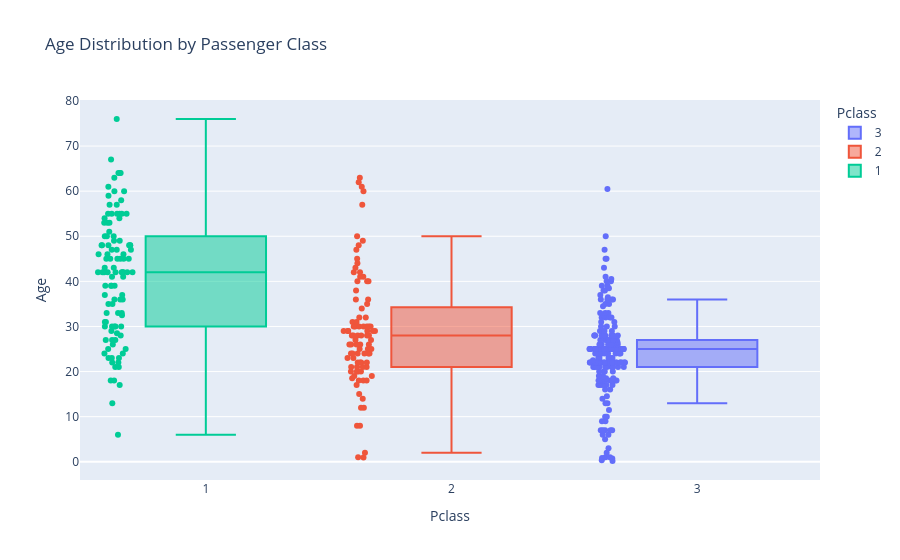
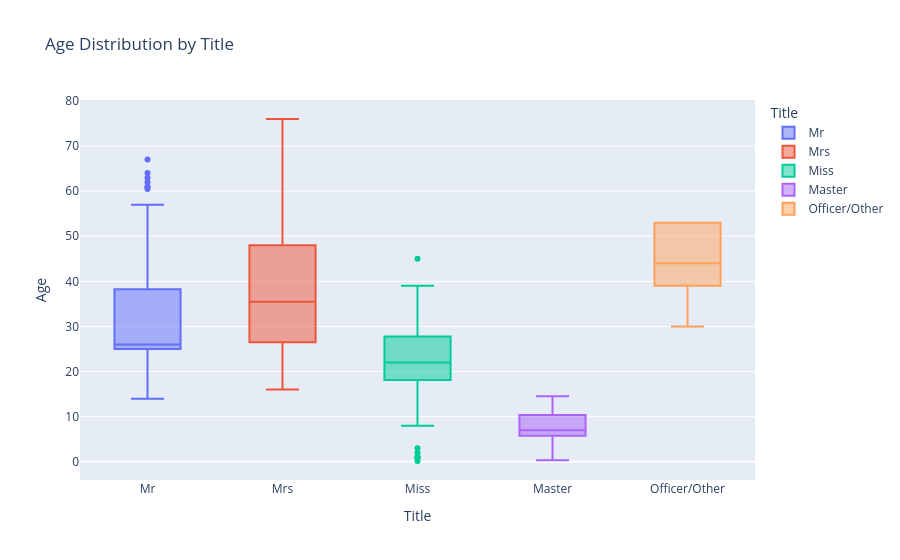

Here is the notebook cell these charts were saved with, in order:
### Code cell
# Age distribution by Passenger Class
fig_age_class = px.box(
    df, 
    x="Pclass", 
    y="Age", 
    color="Pclass",
    title="Age Distribution by Passenger Class",
    points="all"
)
fig_age_class.show()

# Age distribution by Title
fig_age_title = px.box(
    df, 
    x="Title", 
    y="Age", 
    color="Title",
    title="Age Distribution by Title"
)
fig_age_title.show()

### Figure 1 — Plotly figure (JSON) as saved in the notebook; plotly's stock layout.template omitted (floating-point values rounded to 4 significant figures; data arrays with more than 128 entries replaced by an {"elided": "..."} marker saying what was removed)
{"data": [{"alignmentgroup": "True", "boxpoints": "all", "hovertemplate": "Pclass=%{x}<br>Age=%{y}<extra></extra>", "legendgroup": "3", "marker": {"color": "#636efa"}, "name": "3", "notched": false, "offsetgroup": "3", "orientation": "v", "showlegend": true, "type": "box", "x": {"elided": "218 int values"}, "x0": " ", "xaxis": "x", "y": {"elided": "218 float values"}, "y0": " ", "yaxis": "y"}, {"alignmentgroup": "True", "boxpoints": "all", "hovertemplate": "Pclass=%{x}<br>Age=%{y}<extra></extra>", "legendgroup": "2", "marker": {"color": "#EF553B"}, "name": "2", "notched": false, "offsetgroup": "2", "orientation": "v", "showlegend": true, "type": "box", "x": [2, 2, 2, 2, 2, 2, 2, 2, 2, 2, 2, 2, 2, 2, 2, 2, 2, 2, 2, 2, 2, 2, 2, 2, 2, 2, 2, 2, 2, 2, 2, 2, 2, 2, 2, 2, 2, 2, 2, 2, 2, 2, 2, 2, 2, 2, 2, 2, 2, 2, 2, 2, 2, 2, 2, 2, 2, 2, 2, 2, 2, 2, 2, 2, 2, 2, 2, 2, 2, 2, 2, 2, 2, 2, 2, 2, 2, 2, 2, 2, 2, 2, 2, 2, 2, 2, 2, 2, 2, 2, 2, 2, 2], "x0": " ", "xaxis": "x", "y": [62.0, 26.0, 63.0, 24.0, 35.0, 50.0, 24.0, 30.0, 27.0, 20.0, 28.0, 32.0, 29.0, 30.0, 28.0, 2.0, 27.0, 18.5, 41.0, 29.0, 12.0, 42.0, 26.0, 28.0, 30.0, 26.0, 41.0, 15.0, 20.0, 36.0, 30.0, 40.0, 21.0, 40.0, 34.0, 61.0, 8.0, 23.0, 8.0, 25.0, 24.0, 17.0, 60.0, 30.0, 22.0, 36.0, 14.0, 18.0, 45.0, 22.0, 42.0, 29.0, 0.92, 19.0, 29.0, 30.0, 20.0, 28.0, 40.0, 30.0, 22.0, 1.0, 28.0, 43.0, 19.0, 22.0, 26.0, 12.0, 29.0, 21.0, 48.0, 32.0, 25.0, 18.0, 26.0, 24.0, 31.0, 25.0, 18.0, 49.0, 24.0, 31.0, 29.0, 21.0, 44.0, 21.0, 28.0, 24.0, 57.0, 47.0, 38.0, 20.0, 23.0], "y0": " ", "yaxis": "y"}, {"alignmentgroup": "True", "boxpoints": "all", "hovertemplate": "Pclass=%{x}<br>Age=%{y}<extra></extra>", "legendgroup": "1", "marker": {"color": "#00cc96"}, "name": "1", "notched": false, "offsetgroup": "1", "orientation": "v", "showlegend": true, "type": "box", "x": [1, 1, 1, 1, 1, 1, 1, 1, 1, 1, 1, 1, 1, 1, 1, 1, 1, 1, 1, 1, 1, 1, 1, 1, 1, 1, 1, 1, 1, 1, 1, 1, 1, 1, 1, 1, 1, 1, 1, 1, 1, 1, 1, 1, 1, 1, 1, 1, 1, 1, 1, 1, 1, 1, 1, 1, 1, 1, 1, 1, 1, 1, 1, 1, 1, 1, 1, 1, 1, 1, 1, 1, 1, 1, 1, 1, 1, 1, 1, 1, 1, 1, 1, 1, 1, 1, 1, 1, 1, 1, 1, 1, 1, 1, 1, 1, 1, 1, 1, 1, 1, 1, 1, 1, 1, 1, 1], "x0": " ", "xaxis": "x", "y": [46.0, 23.0, 47.0, 55.0, 48.0, 21.0, 48.0, 22.0, 41.0, 30.0, 42.0, 45.0, 45.0, 60.0, 24.0, 28.0, 36.0, 13.0, 47.0, 31.0, 60.0, 28.5, 35.0, 32.5, 55.0, 67.0, 49.0, 27.0, 25.0, 76.0, 43.0, 36.0, 63.0, 36.0, 35.0, 53.0, 33.0, 61.0, 42.0, 42.0, 42.0, 23.0, 29.0, 42.0, 48.0, 48.0, 54.0, 64.0, 37.0, 18.0, 27.0, 42.0, 6.0, 47.0, 42.0, 33.0, 42.0, 57.0, 50.0, 53.0, 21.0, 39.0, 64.0, 48.0, 55.0, 45.0, 41.0, 27.0, 42.0, 46.0, 26.0, 24.0, 42.0, 53.0, 30.0, 64.0, 30.0, 55.0, 55.0, 57.0, 33.0, 39.0, 46.0, 39.0, 30.0, 58.0, 45.0, 50.0, 59.0, 25.0, 45.0, 31.0, 49.0, 54.0, 45.0, 55.0, 23.0, 51.0, 18.0, 48.0, 30.0, 22.0, 17.0, 43.0, 50.0, 37.0, 39.0], "y0": " ", "yaxis": "y"}], "layout": {"boxmode": "overlay", "legend": {"title": {"text": "Pclass"}, "tracegroupgap": 0}, "title": {"text": "Age Distribution by Passenger Class"}, "xaxis": {"anchor": "y", "categoryarray": [3, 2, 1], "categoryorder": "array", "domain": [0, 1], "title": {"text": "Pclass"}}, "yaxis": {"anchor": "x", "domain": [0, 1], "title": {"text": "Age"}}}}

### Figure 2 — Plotly figure (JSON) as saved in the notebook; plotly's stock layout.template omitted (floating-point values rounded to 4 significant figures; data arrays with more than 128 entries replaced by an {"elided": "..."} marker saying what was removed)
{"data": [{"alignmentgroup": "True", "hovertemplate": "Title=%{x}<br>Age=%{y}<extra></extra>", "legendgroup": "Mr", "marker": {"color": "#636efa"}, "name": "Mr", "notched": false, "offsetgroup": "Mr", "orientation": "v", "showlegend": true, "type": "box", "x": {"elided": "240 str values"}, "x0": " ", "xaxis": "x", "y": {"elided": "240 float values"}, "y0": " ", "yaxis": "y"}, {"alignmentgroup": "True", "hovertemplate": "Title=%{x}<br>Age=%{y}<extra></extra>", "legendgroup": "Mrs", "marker": {"color": "#EF553B"}, "name": "Mrs", "notched": false, "offsetgroup": "Mrs", "orientation": "v", "showlegend": true, "type": "box", "x": ["Mrs", "Mrs", "Mrs", "Mrs", "Mrs", "Mrs", "Mrs", "Mrs", "Mrs", "Mrs", "Mrs", "Mrs", "Mrs", "Mrs", "Mrs", "Mrs", "Mrs", "Mrs", "Mrs", "Mrs", "Mrs", "Mrs", "Mrs", "Mrs", "Mrs", "Mrs", "Mrs", "Mrs", "Mrs", "Mrs", "Mrs", "Mrs", "Mrs", "Mrs", "Mrs", "Mrs", "Mrs", "Mrs", "Mrs", "Mrs", "Mrs", "Mrs", "Mrs", "Mrs", "Mrs", "Mrs", "Mrs", "Mrs", "Mrs", "Mrs", "Mrs", "Mrs", "Mrs", "Mrs", "Mrs", "Mrs", "Mrs", "Mrs", "Mrs", "Mrs", "Mrs", "Mrs", "Mrs", "Mrs", "Mrs", "Mrs", "Mrs", "Mrs", "Mrs", "Mrs", "Mrs", "Mrs"], "x0": " ", "xaxis": "x", "y": [47.0, 22.0, 18.0, 23.0, 47.0, 24.0, 45.0, 48.0, 48.0, 33.0, 28.0, 30.0, 45.0, 60.0, 36.0, 29.0, 60.0, 55.0, 22.0, 27.0, 76.0, 43.0, 16.0, 63.0, 29.0, 35.0, 28.0, 23.0, 36.0, 26.0, 26.0, 48.0, 36.0, 64.0, 18.0, 27.0, 28.0, 60.0, 50.0, 22.0, 53.0, 28.0, 48.0, 55.0, 45.0, 22.0, 29.0, 28.0, 29.0, 26.0, 64.0, 45.0, 55.0, 48.0, 19.0, 58.0, 38.0, 45.0, 59.0, 30.0, 24.0, 31.0, 25.0, 28.0, 45.0, 54.0, 28.0, 19.0, 51.0, 18.0, 48.0, 37.0], "y0": " ", "yaxis": "y"}, {"alignmentgroup": "True", "hovertemplate": "Title=%{x}<br>Age=%{y}<extra></extra>", "legendgroup": "Miss", "marker": {"color": "#00cc96"}, "name": "Miss", "notched": false, "offsetgroup": "Miss", "orientation": "v", "showlegend": true, "type": "box", "x": ["Miss", "Miss", "Miss", "Miss", "Miss", "Miss", "Miss", "Miss", "Miss", "Miss", "Miss", "Miss", "Miss", "Miss", "Miss", "Miss", "Miss", "Miss", "Miss", "Miss", "Miss", "Miss", "Miss", "Miss", "Miss", "Miss", "Miss", "Miss", "Miss", "Miss", "Miss", "Miss", "Miss", "Miss", "Miss", "Miss", "Miss", "Miss", "Miss", "Miss", "Miss", "Miss", "Miss", "Miss", "Miss", "Miss", "Miss", "Miss", "Miss", "Miss", "Miss", "Miss", "Miss", "Miss", "Miss", "Miss", "Miss", "Miss", "Miss", "Miss", "Miss", "Miss", "Miss", "Miss", "Miss", "Miss", "Miss", "Miss", "Miss", "Miss", "Miss", "Miss", "Miss", "Miss", "Miss", "Miss", "Miss", "Miss", "Miss"], "x0": " ", "xaxis": "x", "y": [30.0, 27.0, 22.0, 22.0, 21.0, 20.0, 28.0, 36.0, 22.0, 18.0, 24.0, 29.0, 35.0, 24.0, 27.0, 18.0, 22.0, 20.0, 22.0, 36.0, 18.5, 1.0, 12.0, 17.0, 22.0, 23.0, 10.0, 33.0, 29.0, 23.0, 22.0, 26.0, 22.0, 15.0, 20.0, 21.0, 22.0, 18.0, 22.0, 8.0, 35.0, 33.0, 38.0, 22.0, 30.0, 22.0, 21.0, 18.0, 0.92, 19.0, 1.0, 22.0, 22.0, 20.0, 23.0, 22.0, 9.0, 2.0, 30.0, 1.0, 22.0, 37.0, 17.0, 39.0, 12.0, 16.0, 31.0, 0.17, 22.0, 31.0, 45.0, 22.0, 24.0, 30.0, 22.0, 22.0, 3.0, 22.0, 28.0], "y0": " ", "yaxis": "y"}, {"alignmentgroup": "True", "hovertemplate": "Title=%{x}<br>Age=%{y}<extra></extra>", "legendgroup": "Master", "marker": {"color": "#ab63fa"}, "name": "Master", "notched": false, "offsetgroup": "Master", "orientation": "v", "showlegend": true, "type": "box", "x": ["Master", "Master", "Master", "Master", "Master", "Master", "Master", "Master", "Master", "Master", "Master", "Master", "Master", "Master", "Master", "Master", "Master", "Master", "Master", "Master", "Master"], "x0": " ", "xaxis": "x", "y": [9.0, 10.0, 13.0, 6.0, 2.0, 13.0, 7.0, 11.5, 8.0, 6.0, 0.33, 7.0, 0.75, 0.83, 7.0, 7.0, 14.5, 5.0, 6.0, 13.0, 7.0], "y0": " ", "yaxis": "y"}, {"alignmentgroup": "True", "hovertemplate": "Title=%{x}<br>Age=%{y}<extra></extra>", "legendgroup": "Officer/Other", "marker": {"color": "#FFA15A"}, "name": "Officer/Other", "notched": false, "offsetgroup": "Officer/Other", "orientation": "v", "showlegend": true, "type": "box", "x": ["Officer/Other", "Officer/Other", "Officer/Other", "Officer/Other", "Officer/Other", "Officer/Other"], "x0": " ", "xaxis": "x", "y": [53.0, 30.0, 41.0, 47.0, 53.0, 39.0], "y0": " ", "yaxis": "y"}], "layout": {"boxmode": "overlay", "legend": {"title": {"text": "Title"}, "tracegroupgap": 0}, "title": {"text": "Age Distribution by Title"}, "xaxis": {"anchor": "y", "categoryarray": ["Mr", "Mrs", "Miss", "Master", "Officer/Other"], "categoryorder": "array", "domain": [0, 1], "title": {"text": "Title"}}, "yaxis": {"anchor": "x", "domain": [0, 1], "title": {"text": "Age"}}}}
